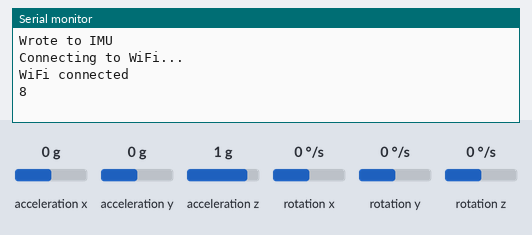
The sketch below on a simulated ESP8266 (NodeMCU). On the bench: the last lines printed to the serial monitor. Wiring (inferred from the names in the program): MPU-6050 motion sensor at I2C address 0x68. The inputs (shaded band) are chosen by the test bench; at power-on: acceleration z 1 g, acceleration x 0 g, acceleration y 0 g, rotation x 0 °/s, rotation y 0 °/s, rotation z 0 °/s. WiFi joins after 1.5 s; servers stay silent unless stated.

Above: at 5.0 s.
5.1 s: acceleration z set to 0 g
At 6.6 s:
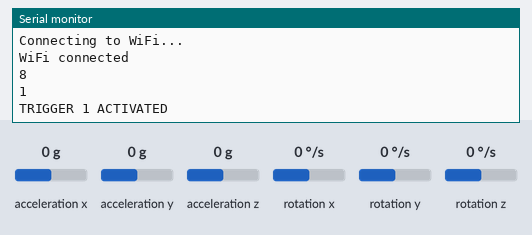
7.3 s: acceleration x set to -1.4 g
At 8.6 s:
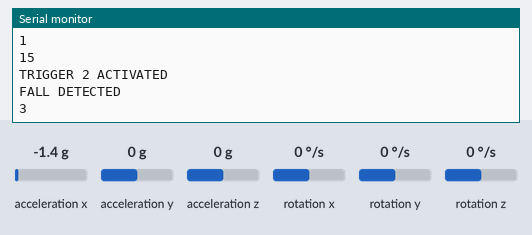
9.3 s: acceleration y set to -1.4 g
At 13.6 s:
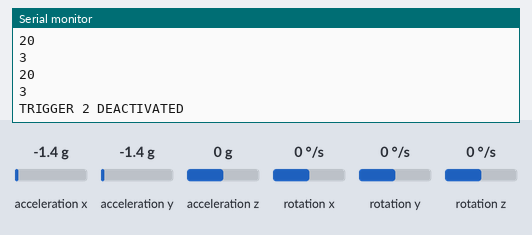
Timing chart, 0 to 15.1 s (numbered marks = the images above; inputs shaded):
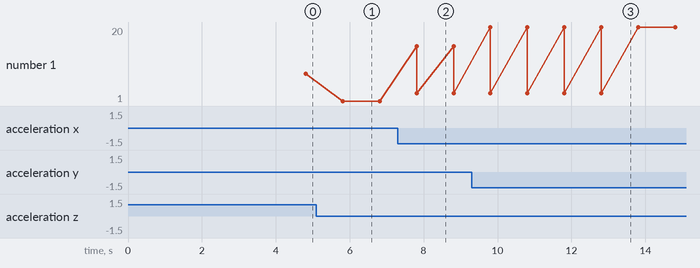

The sketch:

detect-fall-on-terminal.ino
```cpp
// #include <Wire.h>
// #include <ESP8266WiFi.h>

// const int MPU_addr = 0x68;  // I2C address of the MPU-6050
// int16_t AcX, AcY, AcZ, Tmp, GyX, GyY, GyZ;
// float ax = 0, ay = 0, az = 0, gx = 0, gy = 0, gz = 0;
// boolean fall = false; //stores if a fall has occurred
// boolean trigger1 = false; //stores if first trigger (lower threshold) has occurred
// boolean trigger2 = false; //stores if second trigger (upper threshold) has occurred
// boolean trigger3 = false; //stores if third trigger (orientation change) has occurred
// byte trigger1count = 0; //stores the counts past since trigger 1 was set true
// byte trigger2count = 0; //stores the counts past since trigger 2 was set true
// byte trigger3count = 0; //stores the counts past since trigger 3 was set true
// int angleChange = 0;

// // WiFi network info.
// const char *ssid = "Naazriyaz-2.4G"; // Enter your Wi-Fi Name
// const char *pass = "abdu0312"; // Enter your Wi-Fi Password

// void setup() {
//   Serial.begin(9600);
//   Wire.begin();
//   Wire.beginTransmission(MPU_addr);
//   Wire.write(0x6B);  // PWR_MGMT_1 register
//   Wire.write(0);     // set to zero (wakes up the MPU-6050)
//   Wire.endTransmission(true);
//   Serial.println("Wrote to IMU");

//   Serial.println("Connecting to WiFi...");
//   WiFi.begin(ssid, pass);
//   while (WiFi.status() != WL_CONNECTED) {
//     delay(500);
//     Serial.print(".");
//   }
//   Serial.println("");
//   Serial.println("WiFi connected");

//   // Delay to allow WiFi connection to stabilize
//   delay(2000);
// }

// void loop() {
//   mpu_read();
//   ax = (AcX - 2050) / 16384.00;
//   ay = (AcY - 77) / 16384.00;
//   az = (AcZ - 1947) / 16384.00;
//   gx = (GyX + 270) / 131.07;
//   gy = (GyY - 351) / 131.07;
//   gz = (GyZ + 136) / 131.07;

//   // calculating Amplitude vector for 3 axes
//   float Raw_Amp = pow(pow(ax, 2) + pow(ay, 2) + pow(az, 2), 0.5);
//   int Amp = Raw_Amp * 10;  // Multiplied by 10 because values are between 0 to 1
//   Serial.println(Amp);

//   if (Amp <= 2 && trigger2 == false && trigger1 == false) { // If Amplitude breaks lower threshold (0.4g)
//     trigger1 = true;
//     Serial.println("TRIGGER 1 ACTIVATED");
//   }
//   if (trigger1 == true) {
//     trigger1count++;
//     if (Amp >= 12) { // If Amplitude breaks upper threshold (3g)
//       trigger2 = true;
//       Serial.println("TRIGGER 2 ACTIVATED");
//       Serial.println("FALL DETECTED");
//       trigger1 = false; trigger1count = 0;
//     }
//   }
//   if (trigger2 == true) {
//     trigger2count++;
//     angleChange = pow(pow(gx, 2) + pow(gy, 2) + pow(gz, 2), 0.5);
//     Serial.println(angleChange);
//     if (angleChange >= 80 && angleChange <= 100) { // If orientation changes by between 80-100 degrees
//       trigger3 = true; trigger2 = false; trigger2count = 0;
//       Serial.println(angleChange);
//       Serial.println("TRIGGER 3 ACTIVATED");
//     }
//   }
//   if (trigger3 == true) {
//     trigger3count++;
//     if (trigger3count >= 10) {
//       angleChange = pow(pow(gx, 2) + pow(gy, 2) + pow(gz, 2), 0.5);
//       Serial.println(angleChange);
//       if ((angleChange >= 0) && (angleChange <= 10)) { // If orientation changes remains between 0-10 degrees
//         fall = true; trigger3 = false; trigger3count = 0;
//         Serial.println(angleChange);
//       }
//       else { // User regained normal orientation
//         trigger3 = false; trigger3count = 0;
//         Serial.println("TRIGGER 3 DEACTIVATED");
//       }
//     }
//   }
//   if (fall == true) { // In event of a fall detection
//     Serial.println("FALL DETECTED");
//     // Add any additional actions you want to perform when a fall is detected
//     fall = false; // Reset fall flag
//   }

//   if (trigger2count >= 6) { // Allow 0.5s for orientation change
//     trigger2 = false; trigger2count = 0;
//     Serial.println("TRIGGER 2 DEACTIVATED");
//   }
//   if (trigger1count >= 6) { // Allow 0.5s for Amplitude to break upper threshold
//     trigger1 = false; trigger1count = 0;
//     Serial.println("TRIGGER 1 DEACTIVATED");
//   }

//   delay(100);
// }

// void mpu_read() {
//   Wire.beginTransmission(MPU_addr);
//   Wire.write(0x3B);  // starting with register 0x3B (ACCEL_XOUT_H)
//   Wire.endTransmission(false);
//   Wire.requestFrom((uint8_t)MPU_addr, 14, true);
//  // request a total of 14 registers
//   AcX = Wire.read() << 8 | Wire.read();  // 0x3B (ACCEL_XOUT_H) & 0x3C (ACCEL_XOUT_L)
//   AcY = Wire.read() << 8 | Wire.read();  // 0x3D (ACCEL_YOUT_H) & 0x3E (ACCEL_YOUT_L)
//   AcZ = Wire.read() << 8 | Wire.read();  // 0x3F (ACCEL_ZOUT_H) & 0x40 (ACCEL_ZOUT_L)
//   Tmp = Wire.read() << 8 | Wire.read();  // 0x41 (TEMP_OUT_H) & 0x42 (TEMP_OUT_L)
//   GyX = Wire.read() << 8 | Wire.read();  // 0x43 (GYRO_XOUT_H) & 0x44 (GYRO_XOUT_L)
//   GyY = Wire.read() << 8 | Wire.read();  // 0x45 (GYRO_YOUT_H) & 0x46 (GYRO_YOUT_L)
//   GyZ = Wire.read() << 8 | Wire.read();  // 0x47 (GYRO_ZOUT_H) & 0x48 (GYRO_ZOUT_L)
// }


#define BLYNK_TEMPLATE_ID "TMPL3Rl-6KqnR"
#define BLYNK_TEMPLATE_NAME "Smart Fall Detection"
#include <Wire.h>
#include <ESP8266WiFi.h>
#include <BlynkSimpleEsp8266.h>

char auth[] = "9oXwgB8I5W7NplyOborr6512F_bR_eBl";
const char *ssid = "Ir"; // Enter your Wi-Fi Name
const char *pass = "12345678"; // Enter your Wi-Fi Password
//  const char *ssid = "Naazriyaz-2.4G"; // Enter your Wi-Fi Name
//  const char *pass = "abdu0312";
// const char *ssid = "tp09"; // Enter your Wi-Fi Name
// const char *pass = "vasavicc"; // Enter your Wi-Fi Password

const int MPU_addr = 0x68;
int16_t AcX, AcY, AcZ, Tmp, GyX, GyY, GyZ;
float ax = 0, ay = 0, az = 0, gx = 0, gy = 0, gz = 0;
boolean fall = false;
boolean trigger1 = false;
boolean trigger2 = false;
boolean trigger3 = false;
byte trigger1count = 0;
byte trigger2count = 0;
byte trigger3count = 0;
int angleChange = 0;

BlynkTimer timer;

void setup() {
  Serial.begin(9600);
  Blynk.begin(auth, ssid, pass);
  Wire.begin();
  Wire.beginTransmission(MPU_addr);
  Wire.write(0x6B);
  Wire.write(0);
  Wire.endTransmission(true);
  Serial.println("Wrote to IMU");

  Serial.println("Connecting to WiFi...");
  WiFi.begin(ssid, pass);
  while (WiFi.status() != WL_CONNECTED) {
    delay(500);
    Serial.print(".");
  }
  Serial.println("");
  Serial.println("WiFi connected");
  delay(2000);

  // Setup timer to send data every second
  timer.setInterval(1000L, sendData);
}

void loop() {
  Blynk.run();
  timer.run();
}

void sendData() {
  mpu_read();
  ax = (AcX - 2050) / 16384.00;
  ay = (AcY - 77) / 16384.00;
  az = (AcZ - 1947) / 16384.00;
  gx = (GyX + 270) / 131.07;
  gy = (GyY - 351) / 131.07;
  gz = (GyZ + 136) / 131.07;

  float Raw_Amp = pow(pow(ax, 2) + pow(ay, 2) + pow(az, 2), 0.5);
  int Amp = Raw_Amp * 10;
  Serial.println(Amp);

  if (Amp <= 7 && trigger2 == false && trigger1 == false) {
    trigger1 = true;
    Serial.println("TRIGGER 1 ACTIVATED");
    Blynk.virtualWrite(V1, 1); // Trigger automation rule
  }

  if (trigger1 == true) {
    trigger1count++;
    if (Amp >= 10) {
      trigger2 = true;
      Serial.println("TRIGGER 2 ACTIVATED");
      Serial.println("FALL DETECTED");
      trigger1 = false; trigger1count = 0;
      Blynk.virtualWrite(V1, 2); // Trigger automation rule
    }
  }

  if (trigger2 == true) {
    trigger2count++;
    angleChange = pow(pow(gx, 2) + pow(gy, 2) + pow(gz, 2), 0.5);
    Serial.println(angleChange);
    if (angleChange >= 80 && angleChange <= 100) {
      trigger3 = true; trigger2 = false; trigger2count = 0;
      Serial.println(angleChange);
      Serial.println("TRIGGER 3 ACTIVATED");
      Blynk.virtualWrite(V1, 2); // Trigger automation rule
    }
  }

  if (trigger3 == true) {
    trigger3count++;
    if (trigger3count >= 8) {
      angleChange = pow(pow(gx, 2) + pow(gy, 2) + pow(gz, 2), 0.5);
      Serial.println(angleChange);
      if ((angleChange >= 0) && (angleChange <= 10)) {
        fall = true; trigger3 = false; trigger3count = 0;
        Serial.println(angleChange);
        Blynk.virtualWrite(V1, 2); // Trigger automation rule
      }
      else {
        trigger3 = false; trigger3count = 0;
        Serial.println("TRIGGER 3 DEACTIVATED");
      }
    }
  }

  if (fall == true) {
    Serial.println("FALL DETECTED");
    Blynk.virtualWrite(V1, 0); // Trigger automation rule
    fall = false;
  }

  if (trigger2count >= 6) {
    trigger2 = false; trigger2count = 0;
    Serial.println("TRIGGER 2 DEACTIVATED");
  }

  if (trigger1count >= 6) {
    trigger1 = false; trigger1count = 0;
    Serial.println("TRIGGER 1 DEACTIVATED");
  }
}

void mpu_read() {
  Wire.beginTransmission(MPU_addr);
  Wire.write(0x3B);
  Wire.endTransmission(false);
  Wire.requestFrom((uint8_t)MPU_addr, 14, true);
  AcX = Wire.read() << 8 | Wire.read();
  AcY = Wire.read() << 8 | Wire.read();
  AcZ = Wire.read() << 8 | Wire.read();
  Tmp = Wire.read() << 8 | Wire.read();
  GyX = Wire.read() << 8 | Wire.read();
  GyY = Wire.read() << 8 | Wire.read();
  GyZ = Wire.read() << 8 | Wire.read();
}
```

Measured:
- after the input at 5.1 s, the serial monitor: prints a new line after 0.71 s (image 1)
- after the input at 7.3 s, the serial monitor: prints a new line after 0.51 s (image 2)
- after the input at 9.3 s, the serial monitor: prints a new line after 0.51 s (image 3)
- plotted number 1: 8 → 1 after the input at 5.1 s, 1 → 3 after the input at 7.3 s, 3 → 20 after the input at 9.3 s
